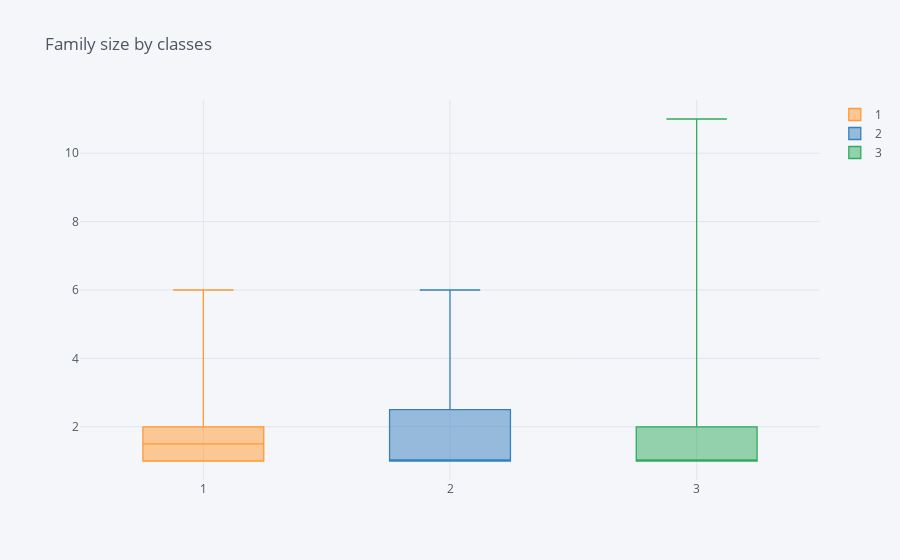

This figure's notebook cell:
### Code cell
import plotly as py
py.offline.init_notebook_mode(connected=True)

first = data['fam_Size'].where(data["Pclass"] == 1 )
second = data['fam_Size'].where(data["Pclass"] == 2 )
third = data['fam_Size'].where(data["Pclass"] == 3 )

df = pd.DataFrame({'1': first,
                   '2': second,
                   '3': third})

fig = df.iplot(asFigure=True, title='Family size by classes', kind="box")
fig.show()

### Figure 1 — Plotly figure (JSON) as saved in the notebook; plotly's stock layout.template omitted (floating-point values rounded to 4 significant figures; data arrays with more than 128 entries replaced by an {"elided": "..."} marker saying what was removed)
{"data": [{"boxpoints": false, "line": {"width": 1.3}, "marker": {"color": "rgba(255, 153, 51, 1.0)"}, "name": "1", "orientation": "v", "type": "box", "y": {"elided": "889 int values"}}, {"boxpoints": false, "line": {"width": 1.3}, "marker": {"color": "rgba(55, 128, 191, 1.0)"}, "name": "2", "orientation": "v", "type": "box", "y": {"elided": "889 int values"}}, {"boxpoints": false, "line": {"width": 1.3}, "marker": {"color": "rgba(50, 171, 96, 1.0)"}, "name": "3", "orientation": "v", "type": "box", "y": {"elided": "889 int values"}}], "layout": {"legend": {"bgcolor": "#F5F6F9", "font": {"color": "#4D5663"}}, "paper_bgcolor": "#F5F6F9", "plot_bgcolor": "#F5F6F9", "title": {"font": {"color": "#4D5663"}, "text": "Family size by classes"}, "xaxis": {"gridcolor": "#E1E5ED", "showgrid": true, "tickfont": {"color": "#4D5663"}, "title": {"font": {"color": "#4D5663"}, "text": ""}, "zerolinecolor": "#E1E5ED"}, "yaxis": {"gridcolor": "#E1E5ED", "showgrid": true, "tickfont": {"color": "#4D5663"}, "title": {"font": {"color": "#4D5663"}, "text": ""}, "zerolinecolor": "#E1E5ED"}}}
